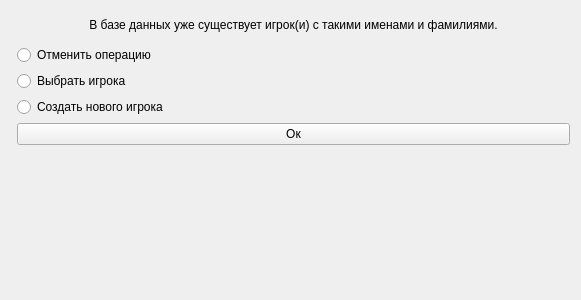
<?xml version="1.0" encoding="UTF-8"?>
<ui version="4.0">
 <class>Form</class>
 <widget class="QWidget" name="Form">
  <property name="geometry">
   <rect>
    <x>0</x>
    <y>0</y>
    <width>581</width>
    <height>300</height>
   </rect>
  </property>
  <property name="windowTitle">
   <string>Form</string>
  </property>
  <layout class="QFormLayout" name="formLayout">
   <item row="1" column="1">
    <widget class="QLabel" name="label">
     <property name="sizePolicy">
      <sizepolicy hsizetype="Minimum" vsizetype="Minimum">
       <horstretch>0</horstretch>
       <verstretch>0</verstretch>
      </sizepolicy>
     </property>
     <property name="text">
      <string>В базе данных уже существует игрок(и) с такими именами и фамилиями.</string>
     </property>
     <property name="textFormat">
      <enum>Qt::MarkdownText</enum>
     </property>
     <property name="alignment">
      <set>Qt::AlignCenter</set>
     </property>
     <property name="wordWrap">
      <bool>true</bool>
     </property>
    </widget>
   </item>
   <item row="2" column="1">
    <widget class="QRadioButton" name="radio_button_cancel_operation">
     <property name="sizePolicy">
      <sizepolicy hsizetype="Minimum" vsizetype="Minimum">
       <horstretch>0</horstretch>
       <verstretch>0</verstretch>
      </sizepolicy>
     </property>
     <property name="text">
      <string>Отменить операцию</string>
     </property>
    </widget>
   </item>
   <item row="3" column="1">
    <widget class="QRadioButton" name="radio_button_choose_player">
     <property name="sizePolicy">
      <sizepolicy hsizetype="Minimum" vsizetype="Minimum">
       <horstretch>0</horstretch>
       <verstretch>0</verstretch>
      </sizepolicy>
     </property>
     <property name="text">
      <string>Выбрать игрока</string>
     </property>
    </widget>
   </item>
   <item row="4" column="1">
    <widget class="QRadioButton" name="radio_button_create_player">
     <property name="sizePolicy">
      <sizepolicy hsizetype="Minimum" vsizetype="Minimum">
       <horstretch>0</horstretch>
       <verstretch>0</verstretch>
      </sizepolicy>
     </property>
     <property name="text">
      <string>Создать нового игрока</string>
     </property>
    </widget>
   </item>
   <item row="5" column="1">
    <layout class="QHBoxLayout" name="horizontalLayout">
     <item>
      <widget class="QPushButton" name="push_button_next">
       <property name="enabled">
        <bool>true</bool>
       </property>
       <property name="sizePolicy">
        <sizepolicy hsizetype="Minimum" vsizetype="Maximum">
         <horstretch>0</horstretch>
         <verstretch>0</verstretch>
        </sizepolicy>
       </property>
       <property name="minimumSize">
        <size>
         <width>0</width>
         <height>17</height>
        </size>
       </property>
       <property name="cursor">
        <cursorShape>PointingHandCursor</cursorShape>
       </property>
       <property name="text">
        <string>Ок</string>
       </property>
      </widget>
     </item>
    </layout>
   </item>
  </layout>
 </widget>
 <resources/>
 <connections/>
</ui>
